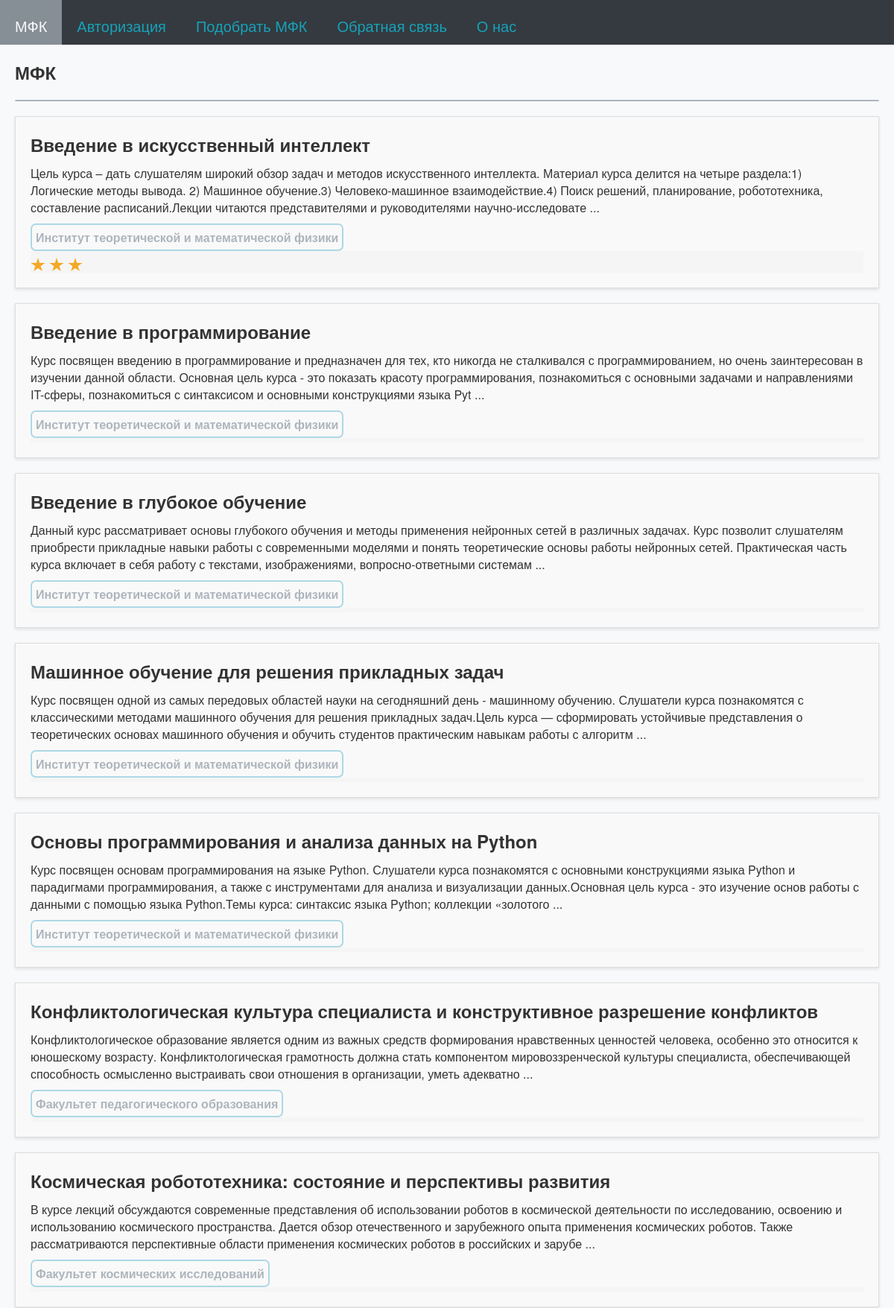
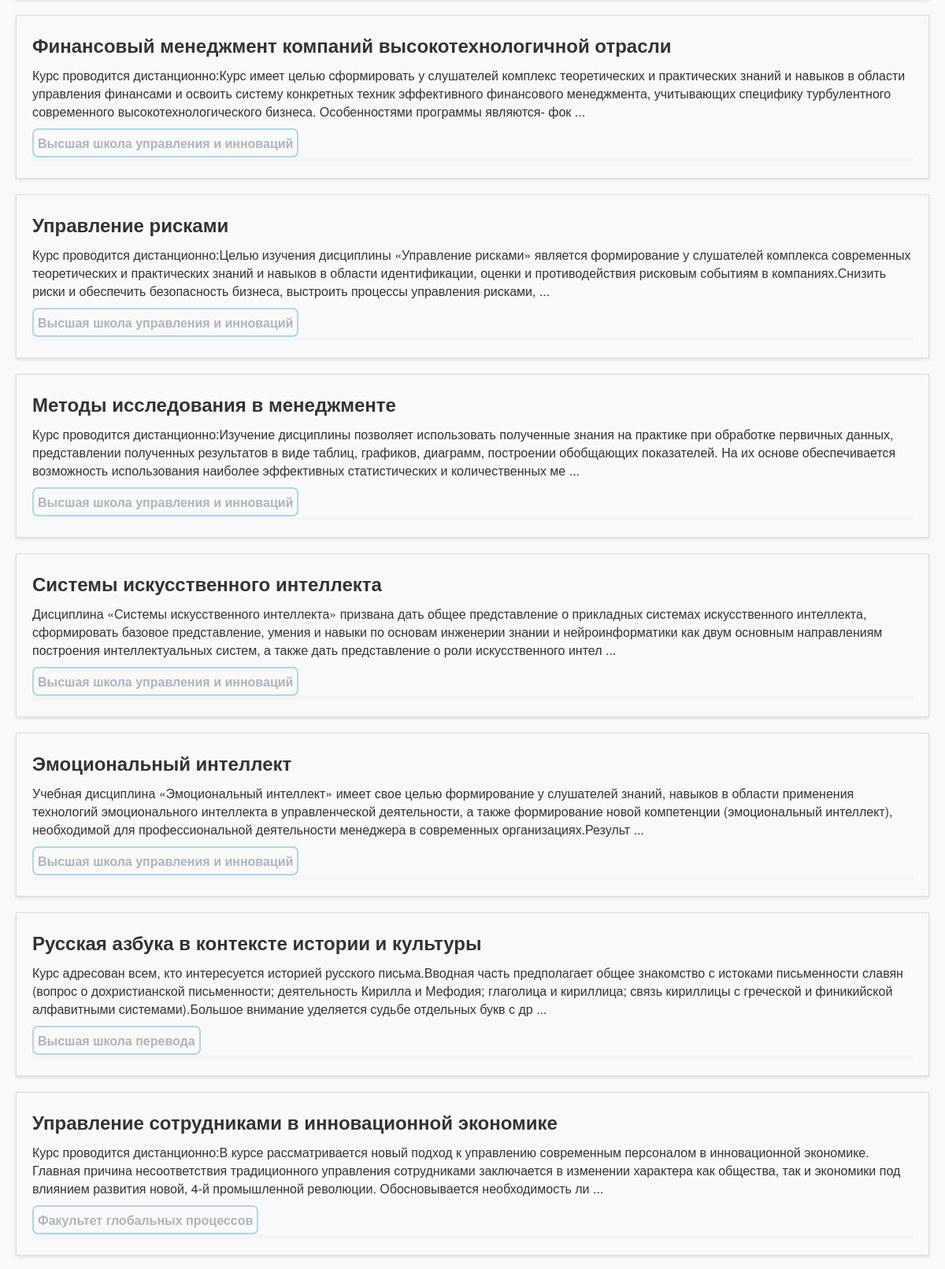
The page /dict (upper part) on the database its author committed (2 pictures, top to bottom).
### tables this page shows
CREATE TABLE mfk (
id integer PRIMARY KEY AUTOINCREMENT,
name text,
faculty text,
desc text,
online text,
openclose text,
score text
);

### testApp.py (the view)
@app.route("/")
@app.route("/dict")
def dict():
    return render_template('dict.html', my_text='МФК', menu=menu, mfk_table=dbase.getMfkAnonce())

### FDataBase.py (called while the page is built)
    def getMfkAnonce(self):
        try:
            self.__cur.execute(f"SELECT id, name, faculty, desc, online, score FROM mfk ORDER BY id DESC")
            res = self.__cur.fetchall()
            if res: return res
        except sqlite3.Error as e:
            print("Ошибка получения статьи из БД " + str(e))
        return []

### testApp.py (called while the page is built)
def connect_db():
    conn = sqlite3.connect(app.config['DATABASE'])
    conn.row_factory = sqlite3.Row
    return conn

def get_db():
    if not hasattr(g, 'link_db'):
        g.link_db = connect_db()
    return g.link_db

@app.before_request
def before_request():
    global dbase
    db = get_db()
    dbase = FDataBase(db)

### templates/dict.html (shortened to what this page needs)
{% extends 'index.html' %}
{% block content %}
    <ul class="list-posts">
        {% for m in mfk_table %}
            <li>
                    <a  style="" class="my_a" href="{{ url_for('showMfk', alias=m.id)}}">
                        <h2 style="margin: 0px 0px 10px 0px;">{{m.name}}</h2>
                    </a>
                    {{m.desc[:350]}} ...
                    <br>
                    <div style="color: #adb5bd; border: 2px solid #ADD8E6; border-radius: 7px; padding: 5px; margin: 10px 5px 0px 0px; display: inline-block;">
                        <b>{{m.faculty}}</b>
                    </div>
                    <div class="comment_stars_background comment_container container">
                      <div class="comment_stars_background container__items">
                        {% for i in range(m.score|int) %}
                          <label class="comment_stars_background my_label" for="">
                            <div class="star-stroke">
                            </div>
                          </label>
                        {% endfor %}
                      </div>
                    </div>
            </li>
        {% endfor %}
    </ul>
{% endblock %}

### static/css/style.css (style rules this page uses)
body { font-family: 'Helvetica Neue', Helvetica, sans-serif; margin: 0; padding: 0; background-color: #f8f9fa; }
a { color: #007bff; text-decoration: none; }
ul.list-posts { list-style: none; margin: 0; padding: 0; }
ul.list-posts li { margin: 20px 0; padding: 20px; border: 1px solid #ddd; background: #f9f9f9; box-shadow: 0px 2px 4px rgba(0, 0, 0, 0.1); }
.my_a { color: #333; }
:root { --primary-colour: #f8f9fa; --secondary-colour: hsl(38 90% 55%); --star-colour: hsl(38 90% 55%); }
.my_label { margin-right: 5px; }
.container { background: #f8f9fa; margin: 0; padding: 0; display: flex; align-items: center; }
.container .container__items { display: flex; align-items: left; justify-content: left; gap: -50px; }
.container .container__items label { aspect-ratio: 1; }
.container .container__items label .star-stroke { display: grid; place-items: center; width: 20px; height: 20px; background: var(--secondary-colour); clip-path: polygon(50% 0%, 61% 35%, 98% 35%, 68% 57%, 79% 91%, 50% 70%, 21% 91%, 32% 57%, 2% 35%, 39% 35%); }
.comment_container { background: #f8f9fa; margin: 0; padding: 0; display: flex; align-items: center; }
.comment_stars_background { background: #f5f5f5; padding: 3px 0px 0px 0px ; }

### rows shown on the page
mfk: name "Введение в искусственный интеллект", desc "Цель курса – дать слушателям широкий обзор задач и методов искусственного интеллекта. Материал курса делится на четыре раздела:1) Логические методы вывода. 2) Машинное обучение.3) Человеко-машинное взаимодействие.4) Поиск решений, планирование, робототехника, составление расписаний.Лекции читаются представителями и руководителями научно-исследовате", faculty "Институт теоретической и математической физики", score "3" (drawn)
mfk: name "Введение в программирование", desc "Курс посвящен введению в программирование и предназначен для тех, кто никогда не сталкивался с программированием, но очень заинтересован в изучении данной области. Основная цель курса - это показать красоту программирования, познакомиться с основными задачами и направлениями IT-сферы, познакомиться с синтаксисом и основными конструкциями языка Pyt", faculty "Институт теоретической и математической физики"
mfk: name "Введение в глубокое обучение", desc "Данный курс рассматривает основы глубокого обучения и методы применения нейронных сетей в различных задачах. Курс позволит слушателям приобрести прикладные навыки работы с современными моделями и понять теоретические основы работы нейронных сетей. Практическая часть курса включает в себя работу с текстами, изображениями, вопросно-ответными системам", faculty "Институт теоретической и математической физики"
mfk: name "Машинное обучение для решения прикладных задач", desc "Курс посвящен одной из самых передовых областей науки на сегодняшний день - машинному обучению. Слушатели курса познакомятся с классическими методами машинного обучения для решения прикладных задач.Цель курса — сформировать устойчивые представления о теоретических основах машинного обучения и обучить студентов практическим навыкам работы с алгоритм", faculty "Институт теоретической и математической физики"
mfk: name "Основы программирования и анализа данных на Python", desc "Курс посвящен основам программирования на языке Python. Слушатели курса познакомятся с основными конструкциями языка Python и парадигмами программирования, а также с инструментами для анализа и визуализации данных.Основная цель курса - это изучение основ работы с данными с помощью языка Python.Темы курса: синтаксис языка Python; коллекции «золотого", faculty "Институт теоретической и математической физики"
mfk: name "Конфликтологическая культура специалиста и конструктивное разрешение конфликтов", desc "Конфликтологическое образование является одним из важных средств формирования нравственных ценностей человека, особенно это относится к юношескому возрасту. Конфликтологическая грамотность должна стать компонентом мировоззренческой культуры специалиста, обеспечивающей способность осмысленно выстраивать свои отношения в организации, уметь адекватно", faculty "Факультет педагогического образования"
mfk: name "Космическая робототехника: состояние и перспективы развития", desc "В курсе лекций обсуждаются современные представления об использовании роботов в космической деятельности по исследованию, освоению и использованию космического пространства. Дается обзор отечественного и зарубежного опыта применения космических роботов. Также рассматриваются перспективные области применения космических роботов в российских и зарубе", faculty "Факультет космических исследований"
mfk: name "Финансовый менеджмент компаний высокотехнологичной отрасли", desc "Курс проводится дистанционно:Курс имеет целью cформировать у слушателей комплекс теоретических и практических знаний и навыков в области управления финансами и освоить систему конкретных техник эффективного финансового менеджмента, учитывающих специфику турбулентного современного высокотехнологического бизнеса. Особенностями программы являются- фок", faculty "Высшая школа управления и инноваций"
mfk: name "Управление рисками", desc "Курс проводится дистанционно:Целью изучения дисциплины «Управление рисками» является формирование у слушателей комплекса современных теоретических и практических знаний и навыков в области идентификации, оценки и противодействия рисковым событиям в компаниях.Снизить риски и обеспечить безопасность бизнеса, выстроить процессы управления рисками,", faculty "Высшая школа управления и инноваций"
mfk: name "Методы исследования в менеджменте", desc "Курс проводится дистанционно:Изучение дисциплины позволяет использовать полученные знания на практике при обработке первичных данных, представлении полученных результатов в виде таблиц, графиков, диаграмм, построении обобщающих показателей. На их основе обеспечивается возможность использования наиболее эффективных статистических и количественных ме", faculty "Высшая школа управления и инноваций"
mfk: name "Системы искусственного интеллекта", desc "Дисциплина «Системы искусственного интеллекта» призвана дать общее представление о прикладных системах искусственного интеллекта, сформировать базовое представление, умения и навыки по основам инженерии знании и нейроинформатики как двум основным направлениям построения интеллектуальных систем, а также дать представление о роли искусственного интел", faculty "Высшая школа управления и инноваций"
mfk: name "Эмоциональный интеллект", desc "Учебная дисциплина «Эмоциональный интеллект» имеет свое целью формирование у слушателей знаний, навыков в области применения технологий эмоционального интеллекта в управленческой деятельности, а также формирование новой компетенции (эмоциональный интеллект), необходимой для профессиональной деятельности менеджера в современных организациях.Результ", faculty "Высшая школа управления и инноваций"
mfk: name "Русская азбука в контексте истории и культуры", desc "Курс адресован всем, кто интересуется историей русского письма.Вводная часть предполагает общее знакомство с истоками письменности славян (вопрос о дохристианской письменности; деятельность Кирилла и Мефодия; глаголица и кириллица; связь кириллицы с греческой и финикийской алфавитными системами).Большое внимание уделяется судьбе отдельных букв с др", faculty "Высшая школа перевода"
mfk: name "Управление сотрудниками в инновационной экономике", desc "Курс проводится дистанционно:В курсе рассматривается новый подход к управлению современным персоналом в инновационной экономике. Главная причина несоответствия традиционного управления сотрудниками заключается в изменении характера как общества, так и экономики под влиянием развития новой, 4-й промышленной революции. Обосновывается необходимость ли", faculty "Факультет глобальных процессов"

### other values the page prints
{{ m.title }} "МФК" "Авторизация" "Подобрать МФК" "Обратная связь" "О нас"
{{ my_text }} "МФК"
